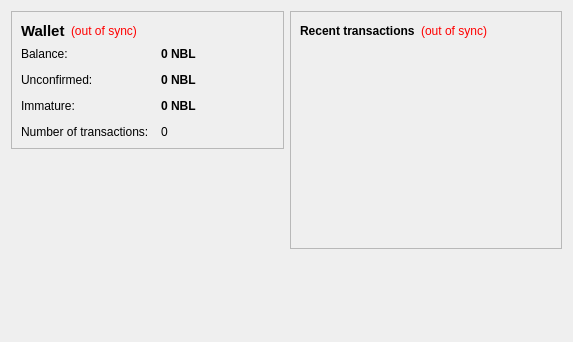
<?xml version="1.0" encoding="UTF-8"?>
<ui version="4.0">
 <class>OverviewPage</class>
 <widget class="QWidget" name="OverviewPage">
  <property name="geometry">
   <rect>
    <x>0</x>
    <y>0</y>
    <width>573</width>
    <height>342</height>
   </rect>
  </property>
  <property name="windowTitle">
   <string>Form</string>
  </property>
  <layout class="QHBoxLayout" name="horizontalLayout" stretch="1,1">
   <item>
    <layout class="QVBoxLayout" name="verticalLayout_2">
     <item>
      <widget class="QFrame" name="frame">
       <property name="frameShape">
        <enum>QFrame::StyledPanel</enum>
       </property>
       <property name="frameShadow">
        <enum>QFrame::Raised</enum>
       </property>
       <layout class="QVBoxLayout" name="verticalLayout_4">
        <item>
         <layout class="QHBoxLayout" name="horizontalLayout_4">
          <item>
           <widget class="QLabel" name="label_5">
            <property name="font">
             <font>
              <pointsize>11</pointsize>
              <weight>75</weight>
              <bold>true</bold>
             </font>
            </property>
            <property name="text">
             <string>Wallet</string>
            </property>
           </widget>
          </item>
          <item>
           <widget class="QLabel" name="labelWalletStatus">
            <property name="toolTip">
             <string>The displayed information may be out of date. Your wallet automatically synchronizes with the Nibble network after a connection is established, but this process has not completed yet.</string>
            </property>
            <property name="styleSheet">
             <string notr="true">QLabel { color: red; }</string>
            </property>
            <property name="text">
             <string notr="true">(out of sync)</string>
            </property>
            <property name="alignment">
             <set>Qt::AlignLeading|Qt::AlignLeft|Qt::AlignVCenter</set>
            </property>
           </widget>
          </item>
          <item>
           <spacer name="horizontalSpacer_2">
            <property name="orientation">
             <enum>Qt::Horizontal</enum>
            </property>
            <property name="sizeHint" stdset="0">
             <size>
              <width>40</width>
              <height>20</height>
             </size>
            </property>
           </spacer>
          </item>
         </layout>
        </item>
        <item>
         <layout class="QFormLayout" name="formLayout_2">
          <property name="fieldGrowthPolicy">
           <enum>QFormLayout::AllNonFixedFieldsGrow</enum>
          </property>
          <property name="horizontalSpacing">
           <number>12</number>
          </property>
          <property name="verticalSpacing">
           <number>12</number>
          </property>
          <item row="0" column="0">
           <widget class="QLabel" name="label">
            <property name="text">
             <string>Balance:</string>
            </property>
           </widget>
          </item>
          <item row="0" column="1">
           <widget class="QLabel" name="labelBalance">
            <property name="font">
             <font>
              <weight>75</weight>
              <bold>true</bold>
             </font>
            </property>
            <property name="cursor">
             <cursorShape>IBeamCursor</cursorShape>
            </property>
            <property name="toolTip">
             <string>Your current balance</string>
            </property>
            <property name="text">
             <string notr="true">0 NBL</string>
            </property>
            <property name="textInteractionFlags">
             <set>Qt::LinksAccessibleByMouse|Qt::TextSelectableByKeyboard|Qt::TextSelectableByMouse</set>
            </property>
           </widget>
          </item>
          <item row="1" column="0">
           <widget class="QLabel" name="label_3">
            <property name="text">
             <string>Unconfirmed:</string>
            </property>
           </widget>
          </item>
          <item row="1" column="1">
           <widget class="QLabel" name="labelUnconfirmed">
            <property name="font">
             <font>
              <weight>75</weight>
              <bold>true</bold>
             </font>
            </property>
            <property name="cursor">
             <cursorShape>IBeamCursor</cursorShape>
            </property>
            <property name="toolTip">
             <string>Total of transactions that have yet to be confirmed, and do not yet count toward the current balance</string>
            </property>
            <property name="text">
             <string notr="true">0 NBL</string>
            </property>
            <property name="textInteractionFlags">
             <set>Qt::LinksAccessibleByMouse|Qt::TextSelectableByKeyboard|Qt::TextSelectableByMouse</set>
            </property>
           </widget>
          </item>
          <item row="3" column="0">
           <widget class="QLabel" name="label_2">
            <property name="text">
             <string>Number of transactions:</string>
            </property>
           </widget>
          </item>
          <item row="3" column="1">
           <widget class="QLabel" name="labelNumTransactions">
            <property name="toolTip">
             <string>Total number of transactions in wallet</string>
            </property>
            <property name="text">
             <string notr="true">0</string>
            </property>
           </widget>
          </item>
          <item row="2" column="0">
           <widget class="QLabel" name="labelImmatureText">
            <property name="text">
             <string>Immature:</string>
            </property>
           </widget>
          </item>
          <item row="2" column="1">
           <widget class="QLabel" name="labelImmature">
            <property name="font">
             <font>
              <weight>75</weight>
              <bold>true</bold>
             </font>
            </property>
            <property name="toolTip">
             <string>Mined balance that has not yet matured</string>
            </property>
            <property name="text">
             <string notr="true">0 NBL</string>
            </property>
            <property name="textInteractionFlags">
             <set>Qt::LinksAccessibleByMouse|Qt::TextSelectableByKeyboard|Qt::TextSelectableByMouse</set>
            </property>
           </widget>
          </item>
         </layout>
        </item>
       </layout>
      </widget>
     </item>
     <item>
      <spacer name="verticalSpacer">
       <property name="orientation">
        <enum>Qt::Vertical</enum>
       </property>
       <property name="sizeHint" stdset="0">
        <size>
         <width>20</width>
         <height>40</height>
        </size>
       </property>
      </spacer>
     </item>
     <item>
      <widget class="QLabel" name="label_6">
       <property name="text">
        <string/>
       </property>
       <property name="pixmap">
        <pixmap resource="../bitcoin.qrc">:/images/backg</pixmap>
       </property>
       <property name="scaledContents">
        <bool>false</bool>
       </property>
       <property name="alignment">
        <set>Qt::AlignCenter</set>
       </property>
       <property name="margin">
        <number>-2</number>
       </property>
      </widget>
     </item>
    </layout>
   </item>
   <item>
    <layout class="QVBoxLayout" name="verticalLayout_3">
     <item>
      <widget class="QFrame" name="frame_2">
       <property name="frameShape">
        <enum>QFrame::StyledPanel</enum>
       </property>
       <property name="frameShadow">
        <enum>QFrame::Raised</enum>
       </property>
       <layout class="QVBoxLayout" name="verticalLayout">
        <item>
         <layout class="QHBoxLayout" name="horizontalLayout_2">
          <item>
           <widget class="QLabel" name="label_4">
            <property name="text">
             <string>&lt;b&gt;Recent transactions&lt;/b&gt;</string>
            </property>
           </widget>
          </item>
          <item>
           <widget class="QLabel" name="labelTransactionsStatus">
            <property name="toolTip">
             <string>The displayed information may be out of date. Your wallet automatically synchronizes with the Nibble network after a connection is established, but this process has not completed yet.</string>
            </property>
            <property name="styleSheet">
             <string notr="true">QLabel { color: red; }</string>
            </property>
            <property name="text">
             <string notr="true">(out of sync)</string>
            </property>
            <property name="alignment">
             <set>Qt::AlignRight|Qt::AlignTrailing|Qt::AlignVCenter</set>
            </property>
           </widget>
          </item>
          <item>
           <spacer name="horizontalSpacer">
            <property name="orientation">
             <enum>Qt::Horizontal</enum>
            </property>
            <property name="sizeHint" stdset="0">
             <size>
              <width>40</width>
              <height>20</height>
             </size>
            </property>
           </spacer>
          </item>
         </layout>
        </item>
        <item>
         <widget class="QListView" name="listTransactions">
          <property name="styleSheet">
           <string notr="true">QListView { background: transparent; }</string>
          </property>
          <property name="frameShape">
           <enum>QFrame::NoFrame</enum>
          </property>
          <property name="verticalScrollBarPolicy">
           <enum>Qt::ScrollBarAlwaysOff</enum>
          </property>
          <property name="horizontalScrollBarPolicy">
           <enum>Qt::ScrollBarAlwaysOff</enum>
          </property>
          <property name="selectionMode">
           <enum>QAbstractItemView::NoSelection</enum>
          </property>
         </widget>
        </item>
       </layout>
      </widget>
     </item>
     <item>
      <spacer name="verticalSpacer_2">
       <property name="orientation">
        <enum>Qt::Vertical</enum>
       </property>
       <property name="sizeHint" stdset="0">
        <size>
         <width>20</width>
         <height>40</height>
        </size>
       </property>
      </spacer>
     </item>
    </layout>
   </item>
  </layout>
 </widget>
 <resources>
  <include location="../bitcoin.qrc"/>
 </resources>
 <connections/>
</ui>
